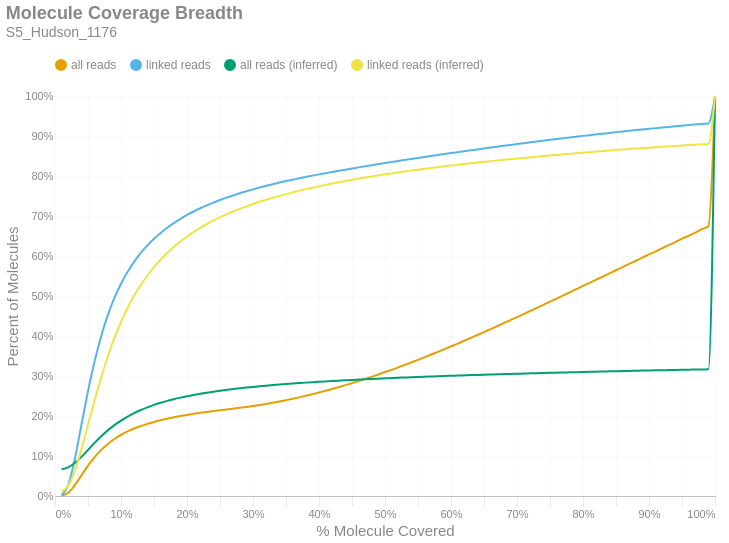

Notebook source saved alongside this figure:
### Markdown cell above
### Molecule Read Coverage
This chart shows molecule coverage breadth as computed by the number of bases aligned to that molecule. In other words, "*how much of each unique long molecule is actually sequenced/aligned?*" Keep in mind there is a distinction between sequences and alignments, since some sequences belonging to a particular molecule may not align well and wouldn't appear in the alignment data. This chart also shows molecule coverage breadth as computed by the *inferred fragment* from which the aligned sequences originate. Unlike read coverage, this calculation takes into account the total insert size, including unsequenced gaps between the forward and reverse reads. Like the previous figures, these are cumulative percents.

### Code cell
if SKIPLR:
    print_html(f"Skipped")
else:
    binned_df = consolidated_hist(valids['coverage_bp'], mask, 0.01, True)
    binned_df_inf = consolidated_hist(valids['coverage_inserts'], mask, 0.01, True)
    binned_df = binned_df.with_columns(pl.lit(binned_df_inf['all reads (cumsum)']).alias('all reads (inferred)'))
    binned_df = binned_df.with_columns(pl.lit(binned_df_inf['linked reads (cumsum)']).alias('linked reads (inferred)'))
    binned_df = binned_df.with_columns(
        (pl.col('bin').cast(pl.Float64) + 0.01).alias('right_edge')
    )

    with SafeRender(binned_df):
        (
            density_plot(binned_df, 'Molecule Coverage Breadth', samplename, 'molcov', ['all reads (inferred)','linked reads (inferred)'])
            .encode(
                #x=alt.X('bin:Q', title="% Molecule Covered").axis(format = '%').scale(padding=0),
                x=alt.X('right_edge:Q', title="% Molecule Covered").axis(format='%').scale(padding=0),
                y=alt.Y('value:Q', title='Percent of Molecules')
                    .axis(format='%')
                    .stack(False)
                    .scale(domainMin=0, padding=0),
                color=alt.Color("key:N").scale(domain = ["all reads", "linked reads", "all reads (inferred)", "linked reads (inferred)"]),
                tooltip = [
                    alt.Tooltip("key:N", title = "Data Type"),
                    alt.Tooltip("range_label:N", title="% Molecule Covered"),
                    alt.Tooltip("value:Q", format = ".2%", title="% Molecules")
                ]
            )
        ).display()

### Figure 1 — Vega-Lite specification as saved in the notebook (floating-point values rounded to 4 significant figures)
{"width": "container", "height": 400, "config": {"title": {"anchor": "start", "dy": -15, "fontSize": 18, "color": "#888888", "subtitleColor": "#888888", "subtitleFontSize": 14}, "arc": {"fill": "#0072B2"}, "axis": {"domainColor": "#888888", "domainWidth": 0.5, "gridWidth": 0.2, "grid": false, "titleFontWeight": 400, "titleFontSize": 15, "labelFontSize": 11, "labelColor": "#888888", "tickColor": "#888888", "tickWidth": 0.2, "titleColor": "#888888"}, "axisBand": {"grid": false}, "axisX": {"grid": true, "tickSize": 10, "domainCap": "round"}, "axisY": {"domain": false, "grid": true, "tickSize": 0, "domainCap": "round"}, "background": "transparent", "header": {"labelFontSize": 15, "labelColor": "#888888", "titleFontSize": 15, "titleFontWeight": 600, "titleColor": "#888888"}, "legend": {"labelFont": "sans-serif", "labelFontSize": 12, "labelColor": "#888888", "symbolSize": 100, "symbolType": "circle", "titleFontSize": 12, "titlePadding": 10, "titleColor": "#888888", "title": null, "orient": "top"}, "range": {"category": ["#E69F00", "#56B4E9", "#009E73", "#F0E442", "#0072B2", "#D55E00", "#CC79A7", "#000000"], "diverging": ["#cfe8f3", "#a2d4ec", "#73bfe2", "#46abdb", "#1696d2", "#12719e"]}, "area": {"fill": "#0072B2", "fillOpacity": 0.7, "line": true, "strokeOpacity": 0.7}, "line": {"color": "#0072B2", "stroke": "#0072B2", "strokeWidth": 2}, "trail": {"color": "#0072B2", "stroke": "#0072B2", "strokeWidth": 0, "size": 1}, "point": {"filled": true, "fillOpacity": 1.0, "size": 95}, "text": {"color": "#888888", "fontSize": 11, "align": "right", "fontWeight": 400, "size": 11}, "bar": {"fill": "#0072B2", "stroke": null}, "view": {"stroke": null, "continuousWidth": 660, "continuousHeight": 400}}, "data": {"name": "data-f9db58ea09fd688a72fc51bbecfcb1a7"}, "mark": {"type": "line", "interpolate": "monotone", "point": {"opacity": 0, "size": 275}}, "encoding": {"color": {"field": "key", "scale": {"domain": ["all reads", "linked reads", "all reads (inferred)", "linked reads (inferred)"]}, "type": "nominal"}, "tooltip": [{"field": "key", "title": "Data Type", "type": "nominal"}, {"field": "range_label", "title": "% Molecule Covered", "type": "nominal"}, {"field": "value", "format": ".2%", "title": "% Molecules", "type": "quantitative"}], "x": {"axis": {"format": "%"}, "field": "right_edge", "scale": {"padding": 0}, "title": "% Molecule Covered", "type": "quantitative"}, "y": {"axis": {"format": "%"}, "field": "value", "scale": {"domainMin": 0, "padding": 0}, "stack": false, "title": "Percent of Molecules", "type": "quantitative"}}, "params": [{"name": "param_c36ac31b6afebe62", "select": {"type": "point", "fields": ["key"]}, "bind": "legend"}], "title": {"text": "Molecule Coverage Breadth", "subtitle": "S5_Hudson_1176"}, "transform": [{"fold": ["all reads (cumsum)", "linked reads (cumsum)", "all reads (inferred)", "linked reads (inferred)"]}, {"calculate": "replace(datum.key, ' (cumsum)', '')", "as": "key"}, {"filter": {"param": "param_c36ac31b6afebe62"}}], "usermeta": {"embedOptions": {"downloadFileName": "S5_Hudson_1176.molcov"}}, "$schema": "https://vega.github.io/schema/vega-lite/v6.1.0.json", "datasets": {"data-f9db58ea09fd688a72fc51bbecfcb1a7": [{"bin": "0.0", "interval": "0.0-0.01", "all reads": 0.0005452, "linked reads": 0.001415, "all reads (cumsum)": 0.0005452, "linked reads (cumsum)": 0.001415, "range_label": "0.0-0.01", "all reads (inferred)": 0.06694, "linked reads (inferred)": 0.01143, "right_edge": 0.01}, {"bin": "0.01", "interval": "0.01-0.02", "all reads": 0.007652, "linked reads": 0.02569, "all reads (cumsum)": 0.008197, "linked reads (cumsum)": 0.0271, "range_label": "0.01-0.02", "all reads (inferred)": 0.07136, "linked reads (inferred)": 0.0256, "right_edge": 0.02}, {"bin": "0.02", "interval": "0.02-0.03", "all reads": 0.01893, "linked reads": 0.06535, "all reads (cumsum)": 0.02712, "linked reads (cumsum)": 0.09245, "range_label": "0.02-0.03", "all reads (inferred)": 0.08229, "linked reads (inferred)": 0.06286, "right_edge": 0.03}, {"bin": "0.03", "interval": "0.03-0.04", "all reads": 0.02442, "linked reads": 0.08496, "all reads (cumsum)": 0.05155, "linked reads (cumsum)": 0.1774, "range_label": "0.03-0.04", "all reads (inferred)": 0.09779, "linked reads (inferred)": 0.1166, "right_edge": 0.04}, {"bin": "0.04", "interval": "0.04-0.05", "all reads": 0.02422, "linked reads": 0.08446, "all reads (cumsum)": 0.07577, "linked reads (cumsum)": 0.2619, "range_label": "0.04-0.05", "all reads (inferred)": 0.1153, "linked reads (inferred)": 0.1777, "right_edge": 0.05}, {"bin": "0.05", "interval": "0.05-0.06", "all reads": 0.02143, "linked reads": 0.07487, "all reads (cumsum)": 0.0972, "linked reads (cumsum)": 0.3367, "range_label": "0.05-0.06", "all reads (inferred)": 0.1327, "linked reads (inferred)": 0.2388, "right_edge": 0.06}, {"bin": "0.06", "interval": "0.06-0.07", "all reads": 0.01808, "linked reads": 0.06316, "all reads (cumsum)": 0.1153, "linked reads (cumsum)": 0.3999, "range_label": "0.06-0.07", "all reads (inferred)": 0.1492, "linked reads (inferred)": 0.2964, "right_edge": 0.07}, {"bin": "0.07", "interval": "0.07-0.08", "all reads": 0.01492, "linked reads": 0.05216, "all reads (cumsum)": 0.1302, "linked reads (cumsum)": 0.4521, "range_label": "0.07-0.08", "all reads (inferred)": 0.1641, "linked reads (inferred)": 0.3488, "right_edge": 0.08}, {"bin": "0.08", "interval": "0.08-0.09", "all reads": 0.01235, "linked reads": 0.04307, "all reads (cumsum)": 0.1425, "linked reads (cumsum)": 0.4951, "range_label": "0.08-0.09", "all reads (inferred)": 0.1772, "linked reads (inferred)": 0.3949, "right_edge": 0.09}, {"bin": "0.09", "interval": "0.09-0.1", "all reads": 0.01023, "linked reads": 0.03564, "all reads (cumsum)": 0.1528, "linked reads (cumsum)": 0.5308, "range_label": "0.09-0.1", "all reads (inferred)": 0.1886, "linked reads (inferred)": 0.435, "right_edge": 0.1}, {"bin": "0.1", "interval": "0.1-0.11", "all reads": 0.008603, "linked reads": 0.02991, "all reads (cumsum)": 0.1614, "linked reads (cumsum)": 0.5607, "range_label": "0.1-0.11", "all reads (inferred)": 0.1986, "linked reads (inferred)": 0.4703, "right_edge": 0.11}, {"bin": "0.11", "interval": "0.11-0.12", "all reads": 0.007309, "linked reads": 0.02538, "all reads (cumsum)": 0.1687, "linked reads (cumsum)": 0.5861, "range_label": "0.11-0.12", "all reads (inferred)": 0.2074, "linked reads (inferred)": 0.501, "right_edge": 0.12}, {"bin": "0.12", "interval": "0.12-0.13", "all reads": 0.006314, "linked reads": 0.0219, "all reads (cumsum)": 0.175, "linked reads (cumsum)": 0.608, "range_label": "0.12-0.13", "all reads (inferred)": 0.215, "linked reads (inferred)": 0.5276, "right_edge": 0.13}, {"bin": "0.13", "interval": "0.13-0.14", "all reads": 0.005409, "linked reads": 0.01868, "all reads (cumsum)": 0.1804, "linked reads (cumsum)": 0.6266, "range_label": "0.13-0.14", "all reads (inferred)": 0.2217, "linked reads (inferred)": 0.5512, "right_edge": 0.14}, {"bin": "0.14", "interval": "0.14-0.15", "all reads": 0.004775, "linked reads": 0.01649, "all reads (cumsum)": 0.1852, "linked reads (cumsum)": 0.6431, "range_label": "0.14-0.15", "all reads (inferred)": 0.2277, "linked reads (inferred)": 0.5723, "right_edge": 0.15}, {"bin": "0.15", "interval": "0.15-0.16", "all reads": 0.00424, "linked reads": 0.01454, "all reads (cumsum)": 0.1894, "linked reads (cumsum)": 0.6577, "range_label": "0.15-0.16", "all reads (inferred)": 0.233, "linked reads (inferred)": 0.591, "right_edge": 0.16}, {"bin": "0.16", "interval": "0.16-0.17", "all reads": 0.003804, "linked reads": 0.013, "all reads (cumsum)": 0.1932, "linked reads (cumsum)": 0.6707, "range_label": "0.16-0.17", "all reads (inferred)": 0.2378, "linked reads (inferred)": 0.6076, "right_edge": 0.17}, {"bin": "0.17", "interval": "0.17-0.18", "all reads": 0.003429, "linked reads": 0.01162, "all reads (cumsum)": 0.1967, "linked reads (cumsum)": 0.6823, "range_label": "0.17-0.18", "all reads (inferred)": 0.2421, "linked reads (inferred)": 0.6228, "right_edge": 0.18}, {"bin": "0.18", "interval": "0.18-0.19", "all reads": 0.003155, "linked reads": 0.0106, "all reads (cumsum)": 0.1998, "linked reads (cumsum)": 0.6929, "range_label": "0.18-0.19", "all reads (inferred)": 0.2459, "linked reads (inferred)": 0.6362, "right_edge": 0.19}, {"bin": "0.19", "interval": "0.19-0.2", "all reads": 0.002883, "linked reads": 0.009604, "all reads (cumsum)": 0.2027, "linked reads (cumsum)": 0.7025, "range_label": "0.19-0.2", "all reads (inferred)": 0.2495, "linked reads (inferred)": 0.6486, "right_edge": 0.2}, {"bin": "0.2", "interval": "0.2-0.21", "all reads": 0.002661, "linked reads": 0.00874, "all reads (cumsum)": 0.2054, "linked reads (cumsum)": 0.7112, "range_label": "0.2-0.21", "all reads (inferred)": 0.2527, "linked reads (inferred)": 0.6598, "right_edge": 0.21}, {"bin": "0.21", "interval": "0.21-0.22", "all reads": 0.002488, "linked reads": 0.008074, "all reads (cumsum)": 0.2078, "linked reads (cumsum)": 0.7193, "range_label": "0.21-0.22", "all reads (inferred)": 0.2556, "linked reads (inferred)": 0.6702, "right_edge": 0.22}, {"bin": "0.22", "interval": "0.22-0.23", "all reads": 0.002328, "linked reads": 0.00741, "all reads (cumsum)": 0.2102, "linked reads (cumsum)": 0.7267, "range_label": "0.22-0.23", "all reads (inferred)": 0.2584, "linked reads (inferred)": 0.6798, "right_edge": 0.23}, {"bin": "0.23", "interval": "0.23-0.24", "all reads": 0.002186, "linked reads": 0.006876, "all reads (cumsum)": 0.2124, "linked reads (cumsum)": 0.7336, "range_label": "0.23-0.24", "all reads (inferred)": 0.2609, "linked reads (inferred)": 0.6885, "right_edge": 0.24}, {"bin": "0.24", "interval": "0.24-0.25", "all reads": 0.002075, "linked reads": 0.006315, "all reads (cumsum)": 0.2144, "linked reads (cumsum)": 0.7399, "range_label": "0.24-0.25", "all reads (inferred)": 0.2632, "linked reads (inferred)": 0.6966, "right_edge": 0.25}, {"bin": "0.25", "interval": "0.25-0.26", "all reads": 0.001985, "linked reads": 0.005974, "all reads (cumsum)": 0.2164, "linked reads (cumsum)": 0.7459, "range_label": "0.25-0.26", "all reads (inferred)": 0.2653, "linked reads (inferred)": 0.7041, "right_edge": 0.26}, {"bin": "0.26", "interval": "0.26-0.27", "all reads": 0.001938, "linked reads": 0.005559, "all reads (cumsum)": 0.2184, "linked reads (cumsum)": 0.7515, "range_label": "0.26-0.27", "all reads (inferred)": 0.2674, "linked reads (inferred)": 0.7113, "right_edge": 0.27}, {"bin": "0.27", "interval": "0.27-0.28", "all reads": 0.00199, "linked reads": 0.00536, "all reads (cumsum)": 0.2203, "linked reads (cumsum)": 0.7568, "range_label": "0.27-0.28", "all reads (inferred)": 0.2693, "linked reads (inferred)": 0.718, "right_edge": 0.28}, {"bin": "0.28", "interval": "0.28-0.29", "all reads": 0.002123, "linked reads": 0.005031, "all reads (cumsum)": 0.2225, "linked reads (cumsum)": 0.7618, "range_label": "0.28-0.29", "all reads (inferred)": 0.2711, "linked reads (inferred)": 0.7242, "right_edge": 0.29}, {"bin": "0.29", "interval": "0.29-0.3", "all reads": 0.002347, "linked reads": 0.004813, "all reads (cumsum)": 0.2248, "linked reads (cumsum)": 0.7667, "range_label": "0.29-0.3", "all reads (inferred)": 0.2727, "linked reads (inferred)": 0.7299, "right_edge": 0.3}, {"bin": "0.3", "interval": "0.3-0.31", "all reads": 0.002553, "linked reads": 0.004502, "all reads (cumsum)": 0.2274, "linked reads (cumsum)": 0.7712, "range_label": "0.3-0.31", "all reads (inferred)": 0.2743, "linked reads (inferred)": 0.7354, "right_edge": 0.31}, {"bin": "0.31", "interval": "0.31-0.32", "all reads": 0.002723, "linked reads": 0.004271, "all reads (cumsum)": 0.2301, "linked reads (cumsum)": 0.7754, "range_label": "0.31-0.32", "all reads (inferred)": 0.2758, "linked reads (inferred)": 0.7406, "right_edge": 0.32}, {"bin": "0.32", "interval": "0.32-0.33", "all reads": 0.002975, "linked reads": 0.00417, "all reads (cumsum)": 0.2331, "linked reads (cumsum)": 0.7796, "range_label": "0.32-0.33", "all reads (inferred)": 0.2772, "linked reads (inferred)": 0.7455, "right_edge": 0.33}, {"bin": "0.33", "interval": "0.33-0.34", "all reads": 0.003115, "linked reads": 0.003975, "all reads (cumsum)": 0.2362, "linked reads (cumsum)": 0.7836, "range_label": "0.33-0.34", "all reads (inferred)": 0.2786, "linked reads (inferred)": 0.7503, "right_edge": 0.34}, {"bin": "0.34", "interval": "0.34-0.35", "all reads": 0.003341, "linked reads": 0.003757, "all reads (cumsum)": 0.2395, "linked reads (cumsum)": 0.7873, "range_label": "0.34-0.35", "all reads (inferred)": 0.2799, "linked reads (inferred)": 0.7548, "right_edge": 0.35}, {"bin": "0.35", "interval": "0.35-0.36", "all reads": 0.003406, "linked reads": 0.003501, "all reads (cumsum)": 0.2429, "linked reads (cumsum)": 0.7908, "range_label": "0.35-0.36", "all reads (inferred)": 0.2811, "linked reads (inferred)": 0.7591, "right_edge": 0.36}, {"bin": "0.36", "interval": "0.36-0.37", "all reads": 0.00367, "linked reads": 0.003441, "all reads (cumsum)": 0.2466, "linked reads (cumsum)": 0.7943, "range_label": "0.36-0.37", "all reads (inferred)": 0.2823, "linked reads (inferred)": 0.7632, "right_edge": 0.37}, {"bin": "0.37", "interval": "0.37-0.38", "all reads": 0.003861, "linked reads": 0.003343, "all reads (cumsum)": 0.2505, "linked reads (cumsum)": 0.7976, "range_label": "0.37-0.38", "all reads (inferred)": 0.2834, "linked reads (inferred)": 0.7672, "right_edge": 0.38}, {"bin": "0.38", "interval": "0.38-0.39", "all reads": 0.004045, "linked reads": 0.003295, "all reads (cumsum)": 0.2545, "linked reads (cumsum)": 0.8009, "range_label": "0.38-0.39", "all reads (inferred)": 0.2845, "linked reads (inferred)": 0.7708, "right_edge": 0.39}, {"bin": "0.39", "interval": "0.39-0.4", "all reads": 0.00428, "linked reads": 0.003183, "all reads (cumsum)": 0.2588, "linked reads (cumsum)": 0.8041, "range_label": "0.39-0.4", "all reads (inferred)": 0.2855, "linked reads (inferred)": 0.7744, "right_edge": 0.4}, {"bin": "0.4", "interval": "0.4-0.41", "all reads": 0.004263, "linked reads": 0.002973, "all reads (cumsum)": 0.263, "linked reads (cumsum)": 0.8071, "range_label": "0.4-0.41", "all reads (inferred)": 0.2865, "linked reads (inferred)": 0.7778, "right_edge": 0.41}, {"bin": "0.41", "interval": "0.41-0.42", "all reads": 0.004462, "linked reads": 0.002945, "all reads (cumsum)": 0.2675, "linked reads (cumsum)": 0.81, "range_label": "0.41-0.42", "all reads (inferred)": 0.2875, "linked reads (inferred)": 0.7812, "right_edge": 0.42}, {"bin": "0.42", "interval": "0.42-0.43", "all reads": 0.004764, "linked reads": 0.002984, "all reads (cumsum)": 0.2723, "linked reads (cumsum)": 0.813, "range_label": "0.42-0.43", "all reads (inferred)": 0.2884, "linked reads (inferred)": 0.7845, "right_edge": 0.43}, {"bin": "0.43", "interval": "0.43-0.44", "all reads": 0.004836, "linked reads": 0.00289, "all reads (cumsum)": 0.2771, "linked reads (cumsum)": 0.8159, "range_label": "0.43-0.44", "all reads (inferred)": 0.2893, "linked reads (inferred)": 0.7875, "right_edge": 0.44}, {"bin": "0.44", "interval": "0.44-0.45", "all reads": 0.005111, "linked reads": 0.002849, "all reads (cumsum)": 0.2822, "linked reads (cumsum)": 0.8187, "range_label": "0.44-0.45", "all reads (inferred)": 0.2902, "linked reads (inferred)": 0.7905, "right_edge": 0.45}, {"bin": "0.45", "interval": "0.45-0.46", "all reads": 0.005206, "linked reads": 0.002805, "all reads (cumsum)": 0.2874, "linked reads (cumsum)": 0.8215, "range_label": "0.45-0.46", "all reads (inferred)": 0.291, "linked reads (inferred)": 0.7934, "right_edge": 0.46}, {"bin": "0.46", "interval": "0.46-0.47", "all reads": 0.005341, "linked reads": 0.002864, "all reads (cumsum)": 0.2928, "linked reads (cumsum)": 0.8244, "range_label": "0.46-0.47", "all reads (inferred)": 0.2918, "linked reads (inferred)": 0.7962, "right_edge": 0.47}, {"bin": "0.47", "interval": "0.47-0.48", "all reads": 0.005567, "linked reads": 0.002715, "all reads (cumsum)": 0.2983, "linked reads (cumsum)": 0.8271, "range_label": "0.47-0.48", "all reads (inferred)": 0.2926, "linked reads (inferred)": 0.7988, "right_edge": 0.48}, {"bin": "0.48", "interval": "0.48-0.49", "all reads": 0.005469, "linked reads": 0.002735, "all reads (cumsum)": 0.3038, "linked reads (cumsum)": 0.8299, "range_label": "0.48-0.49", "all reads (inferred)": 0.2934, "linked reads (inferred)": 0.8016, "right_edge": 0.49}, {"bin": "0.49", "interval": "0.49-0.5", "all reads": 0.006193, "linked reads": 0.002732, "all reads (cumsum)": 0.31, "linked reads (cumsum)": 0.8326, "range_label": "0.49-0.5", "all reads (inferred)": 0.2941, "linked reads (inferred)": 0.8042, "right_edge": 0.5}, {"bin": "0.5", "interval": "0.5-0.51", "all reads": 0.005409, "linked reads": 0.002473, "all reads (cumsum)": 0.3154, "linked reads (cumsum)": 0.8351, "range_label": "0.5-0.51", "all reads (inferred)": 0.2948, "linked reads (inferred)": 0.8066, "right_edge": 0.51}, {"bin": "0.51", "interval": "0.51-0.52", "all reads": 0.006222, "linked reads": 0.002647, "all reads (cumsum)": 0.3216, "linked reads (cumsum)": 0.8377, "range_label": "0.51-0.52", "all reads (inferred)": 0.2955, "linked reads (inferred)": 0.809, "right_edge": 0.52}, {"bin": "0.52", "interval": "0.52-0.53", "all reads": 0.006074, "linked reads": 0.00252, "all reads (cumsum)": 0.3277, "linked reads (cumsum)": 0.8402, "range_label": "0.52-0.53", "all reads (inferred)": 0.2962, "linked reads (inferred)": 0.8113, "right_edge": 0.53}, {"bin": "0.53", "interval": "0.53-0.54", "all reads": 0.006353, "linked reads": 0.00248, "all reads (cumsum)": 0.3341, "linked reads (cumsum)": 0.8427, "range_label": "0.53-0.54", "all reads (inferred)": 0.2969, "linked reads (inferred)": 0.8136, "right_edge": 0.54}, {"bin": "0.54", "interval": "0.54-0.55", "all reads": 0.006355, "linked reads": 0.002484, "all reads (cumsum)": 0.3404, "linked reads (cumsum)": 0.8452, "range_label": "0.54-0.55", "all reads (inferred)": 0.2975, "linked reads (inferred)": 0.8158, "right_edge": 0.55}, {"bin": "0.55", "interval": "0.55-0.56", "all reads": 0.0066, "linked reads": 0.00247, "all reads (cumsum)": 0.347, "linked reads (cumsum)": 0.8477, "range_label": "0.55-0.56", "all reads (inferred)": 0.2982, "linked reads (inferred)": 0.818, "right_edge": 0.56}, {"bin": "0.56", "interval": "0.56-0.57", "all reads": 0.006641, "linked reads": 0.0024, "all reads (cumsum)": 0.3537, "linked reads (cumsum)": 0.8501, "range_label": "0.56-0.57", "all reads (inferred)": 0.2988, "linked reads (inferred)": 0.8201, "right_edge": 0.57}, {"bin": "0.57", "interval": "0.57-0.58", "all reads": 0.006591, "linked reads": 0.002415, "all reads (cumsum)": 0.3602, "linked reads (cumsum)": 0.8525, "range_label": "0.57-0.58", "all reads (inferred)": 0.2994, "linked reads (inferred)": 0.8221, "right_edge": 0.58}, {"bin": "0.58", "interval": "0.58-0.59", "all reads": 0.006865, "linked reads": 0.002458, "all reads (cumsum)": 0.3671, "linked reads (cumsum)": 0.8549, "range_label": "0.58-0.59", "all reads (inferred)": 0.3, "linked reads (inferred)": 0.8241, "right_edge": 0.59}, {"bin": "0.59", "interval": "0.59-0.6", "all reads": 0.00694, "linked reads": 0.002345, "all reads (cumsum)": 0.374, "linked reads (cumsum)": 0.8573, "range_label": "0.59-0.6", "all reads (inferred)": 0.3005, "linked reads (inferred)": 0.826, "right_edge": 0.6}, {"bin": "0.6", "interval": "0.6-0.61", "all reads": 0.006742, "linked reads": 0.002277, "all reads (cumsum)": 0.3808, "linked reads (cumsum)": 0.8596, "range_label": "0.6-0.61", "all reads (inferred)": 0.3011, "linked reads (inferred)": 0.8279, "right_edge": 0.61}, {"bin": "0.61", "interval": "0.61-0.62", "all reads": 0.007317, "linked reads": 0.002376, "all reads (cumsum)": 0.3881, "linked reads (cumsum)": 0.8619, "range_label": "0.61-0.62", "all reads (inferred)": 0.3016, "linked reads (inferred)": 0.8298, "right_edge": 0.62}, {"bin": "0.62", "interval": "0.62-0.63", "all reads": 0.00711, "linked reads": 0.002294, "all reads (cumsum)": 0.3952, "linked reads (cumsum)": 0.8642, "range_label": "0.62-0.63", "all reads (inferred)": 0.3022, "linked reads (inferred)": 0.8317, "right_edge": 0.63}, {"bin": "0.63", "interval": "0.63-0.64", "all reads": 0.007277, "linked reads": 0.002282, "all reads (cumsum)": 0.4025, "linked reads (cumsum)": 0.8665, "range_label": "0.63-0.64", "all reads (inferred)": 0.3027, "linked reads (inferred)": 0.8336, "right_edge": 0.64}, {"bin": "0.64", "interval": "0.64-0.65", "all reads": 0.007243, "linked reads": 0.002263, "all reads (cumsum)": 0.4097, "linked reads (cumsum)": 0.8688, "range_label": "0.64-0.65", "all reads (inferred)": 0.3033, "linked reads (inferred)": 0.8354, "right_edge": 0.65}, {"bin": "0.65", "interval": "0.65-0.66", "all reads": 0.007633, "linked reads": 0.002299, "all reads (cumsum)": 0.4174, "linked reads (cumsum)": 0.8711, "range_label": "0.65-0.66", "all reads (inferred)": 0.3038, "linked reads (inferred)": 0.8371, "right_edge": 0.66}, {"bin": "0.66", "interval": "0.66-0.67", "all reads": 0.007315, "linked reads": 0.002207, "all reads (cumsum)": 0.4247, "linked reads (cumsum)": 0.8733, "range_label": "0.66-0.67", "all reads (inferred)": 0.3043, "linked reads (inferred)": 0.8388, "right_edge": 0.67}, {"bin": "0.67", "interval": "0.67-0.68", "all reads": 0.007591, "linked reads": 0.002227, "all reads (cumsum)": 0.4323, "linked reads (cumsum)": 0.8755, "range_label": "0.67-0.68", "all reads (inferred)": 0.3048, "linked reads (inferred)": 0.8404, "right_edge": 0.68}, {"bin": "0.68", "interval": "0.68-0.69", "all reads": 0.007344, "linked reads": 0.002165, "all reads (cumsum)": 0.4396, "linked reads (cumsum)": 0.8777, "range_label": "0.68-0.69", "all reads (inferred)": 0.3052, "linked reads (inferred)": 0.842, "right_edge": 0.69}, {"bin": "0.69", "interval": "0.69-0.7", "all reads": 0.007692, "linked reads": 0.002194, "all reads (cumsum)": 0.4473, "linked reads (cumsum)": 0.8799, "range_label": "0.69-0.7", "all reads (inferred)": 0.3057, "linked reads (inferred)": 0.8436, "right_edge": 0.7}, {"bin": "0.7", "interval": "0.7-0.71", "all reads": 0.007547, "linked reads": 0.002202, "all reads (cumsum)": 0.4549, "linked reads (cumsum)": 0.8821, "range_label": "0.7-0.71", "all reads (inferred)": 0.3062, "linked reads (inferred)": 0.8452, "right_edge": 0.71}, {"bin": "0.71", "interval": "0.71-0.72", "all reads": 0.007682, "linked reads": 0.002078, "all reads (cumsum)": 0.4625, "linked reads (cumsum)": 0.8841, "range_label": "0.71-0.72", "all reads (inferred)": 0.3066, "linked reads (inferred)": 0.8467, "right_edge": 0.72}, {"bin": "0.72", "interval": "0.72-0.73", "all reads": 0.007761, "linked reads": 0.00212, "all reads (cumsum)": 0.4703, "linked reads (cumsum)": 0.8863, "range_label": "0.72-0.73", "all reads (inferred)": 0.3071, "linked reads (inferred)": 0.8482, "right_edge": 0.73}, {"bin": "0.73", "interval": "0.73-0.74", "all reads": 0.007602, "linked reads": 0.002043, "all reads (cumsum)": 0.4779, "linked reads (cumsum)": 0.8883, "range_label": "0.73-0.74", "all reads (inferred)": 0.3075, "linked reads (inferred)": 0.8498, "right_edge": 0.74}, {"bin": "0.74", "interval": "0.74-0.75", "all reads": 0.008171, "linked reads": 0.00214, "all reads (cumsum)": 0.4861, "linked reads (cumsum)": 0.8904, "range_label": "0.74-0.75", "all reads (inferred)": 0.308, "linked reads (inferred)": 0.8513, "right_edge": 0.75}, {"bin": "0.75", "interval": "0.75-0.76", "all reads": 0.00757, "linked reads": 0.002, "all reads (cumsum)": 0.4936, "linked reads (cumsum)": 0.8924, "range_label": "0.75-0.76", "all reads (inferred)": 0.3084, "linked reads (inferred)": 0.8527, "right_edge": 0.76}, {"bin": "0.76", "interval": "0.76-0.77", "all reads": 0.007803, "linked reads": 0.001973, "all reads (cumsum)": 0.5014, "linked reads (cumsum)": 0.8944, "range_label": "0.76-0.77", "all reads (inferred)": 0.3088, "linked reads (inferred)": 0.8542, "right_edge": 0.77}, {"bin": "0.77", "interval": "0.77-0.78", "all reads": 0.007867, "linked reads": 0.002035, "all reads (cumsum)": 0.5093, "linked reads (cumsum)": 0.8965, "range_label": "0.77-0.78", "all reads (inferred)": 0.3092, "linked reads (inferred)": 0.8555, "right_edge": 0.78}, {"bin": "0.78", "interval": "0.78-0.79", "all reads": 0.007804, "linked reads": 0.001901, "all reads (cumsum)": 0.5171, "linked reads (cumsum)": 0.8984, "range_label": "0.78-0.79", "all reads (inferred)": 0.3096, "linked reads (inferred)": 0.857, "right_edge": 0.79}, {"bin": "0.79", "interval": "0.79-0.8", "all reads": 0.00823, "linked reads": 0.001962, "all reads (cumsum)": 0.5253, "linked reads (cumsum)": 0.9003, "range_label": "0.79-0.8", "all reads (inferred)": 0.3101, "linked reads (inferred)": 0.8583, "right_edge": 0.8}, {"bin": "0.8", "interval": "0.8-0.81", "all reads": 0.007577, "linked reads": 0.001838, "all reads (cumsum)": 0.5329, "linked reads (cumsum)": 0.9022, "range_label": "0.8-0.81", "all reads (inferred)": 0.3104, "linked reads (inferred)": 0.8597, "right_edge": 0.81}, {"bin": "0.81", "interval": "0.81-0.82", "all reads": 0.007796, "linked reads": 0.001876, "all reads (cumsum)": 0.5407, "linked reads (cumsum)": 0.904, "range_label": "0.81-0.82", "all reads (inferred)": 0.3108, "linked reads (inferred)": 0.861, "right_edge": 0.82}, {"bin": "0.82", "interval": "0.82-0.83", "all reads": 0.007964, "linked reads": 0.001883, "all reads (cumsum)": 0.5487, "linked reads (cumsum)": 0.9059, "range_label": "0.82-0.83", "all reads (inferred)": 0.3112, "linked reads (inferred)": 0.8623, "right_edge": 0.83}, {"bin": "0.83", "interval": "0.83-0.84", "all reads": 0.007859, "linked reads": 0.001844, "all reads (cumsum)": 0.5565, "linked reads (cumsum)": 0.9078, "range_label": "0.83-0.84", "all reads (inferred)": 0.3116, "linked reads (inferred)": 0.8636, "right_edge": 0.84}, {"bin": "0.84", "interval": "0.84-0.85", "all reads": 0.007803, "linked reads": 0.001787, "all reads (cumsum)": 0.5643, "linked reads (cumsum)": 0.9095, "range_label": "0.84-0.85", "all reads (inferred)": 0.312, "linked reads (inferred)": 0.8649, "right_edge": 0.85}, {"bin": "0.85", "interval": "0.85-0.86", "all reads": 0.007983, "linked reads": 0.001822, "all reads (cumsum)": 0.5723, "linked reads (cumsum)": 0.9114, "range_label": "0.85-0.86", "all reads (inferred)": 0.3124, "linked reads (inferred)": 0.8662, "right_edge": 0.86}, {"bin": "0.86", "interval": "0.86-0.87", "all reads": 0.007812, "linked reads": 0.00173, "all reads (cumsum)": 0.5801, "linked reads (cumsum)": 0.9131, "range_label": "0.86-0.87", "all reads (inferred)": 0.3127, "linked reads (inferred)": 0.8673, "right_edge": 0.87}, {"bin": "0.87", "interval": "0.87-0.88", "all reads": 0.007956, "linked reads": 0.001686, "all reads (cumsum)": 0.5881, "linked reads (cumsum)": 0.9148, "range_label": "0.87-0.88", "all reads (inferred)": 0.3131, "linked reads (inferred)": 0.8685, "right_edge": 0.88}, {"bin": "0.88", "interval": "0.88-0.89", "all reads": 0.007781, "linked reads": 0.00166, "all reads (cumsum)": 0.5959, "linked reads (cumsum)": 0.9164, "range_label": "0.88-0.89", "all reads (inferred)": 0.3134, "linked reads (inferred)": 0.8697, "right_edge": 0.89}, {"bin": "0.89", "interval": "0.89-0.9", "all reads": 0.008039, "linked reads": 0.001615, "all reads (cumsum)": 0.6039, "linked reads (cumsum)": 0.9181, "range_label": "0.89-0.9", "all reads (inferred)": 0.3138, "linked reads (inferred)": 0.8708, "right_edge": 0.9}, {"bin": "0.9", "interval": "0.9-0.91", "all reads": 0.007445, "linked reads": 0.001584, "all reads (cumsum)": 0.6114, "linked reads (cumsum)": 0.9196, "range_label": "0.9-0.91", "all reads (inferred)": 0.3141, "linked reads (inferred)": 0.8719, "right_edge": 0.91}, {"bin": "0.91", "interval": "0.91-0.92", "all reads": 0.008446, "linked reads": 0.001596, "all reads (cumsum)": 0.6198, "linked reads (cumsum)": 0.9212, "range_label": "0.91-0.92", "all reads (inferred)": 0.3144, "linked reads (inferred)": 0.873, "right_edge": 0.92}, {"bin": "0.92", "interval": "0.92-0.93", "all reads": 0.007208, "linked reads": 0.001458, "all reads (cumsum)": 0.627, "linked reads (cumsum)": 0.9227, "range_label": "0.92-0.93", "all reads (inferred)": 0.3148, "linked reads (inferred)": 0.8741, "right_edge": 0.93}, {"bin": "0.93", "interval": "0.93-0.94", "all reads": 0.00793, "linked reads": 0.001558, "all reads (cumsum)": 0.6349, "linked reads (cumsum)": 0.9243, "range_label": "0.93-0.94", "all reads (inferred)": 0.3151, "linked reads (inferred)": 0.8752, "right_edge": 0.94}, {"bin": "0.94", "interval": "0.94-0.95", "all reads": 0.008386, "linked reads": 0.001558, "all reads (cumsum)": 0.6433, "linked reads (cumsum)": 0.9258, "range_label": "0.94-0.95", "all reads (inferred)": 0.3155, "linked reads (inferred)": 0.8763, "right_edge": 0.95}, {"bin": "0.95", "interval": "0.95-0.96", "all reads": 0.007112, "linked reads": 0.001555, "all reads (cumsum)": 0.6504, "linked reads (cumsum)": 0.9274, "range_label": "0.95-0.96", "all reads (inferred)": 0.3158, "linked reads (inferred)": 0.8773, "right_edge": 0.96}, {"bin": "0.96", "interval": "0.96-0.97", "all reads": 0.008197, "linked reads": 0.001394, "all reads (cumsum)": 0.6586, "linked reads (cumsum)": 0.9288, "range_label": "0.96-0.97", "all reads (inferred)": 0.3161, "linked reads (inferred)": 0.8784, "right_edge": 0.97}, {"bin": "0.97", "interval": "0.97-0.98", "all reads": 0.00829, "linked reads": 0.001347, "all reads (cumsum)": 0.6669, "linked reads (cumsum)": 0.9301, "range_label": "0.97-0.98", "all reads (inferred)": 0.3165, "linked reads (inferred)": 0.8794, "right_edge": 0.98}, {"bin": "0.98", "interval": "0.98-0.99", "all reads": 0.007457, "linked reads": 0.001409, "all reads (cumsum)": 0.6744, "linked reads (cumsum)": 0.9315, "range_label": "0.98-0.99", "all reads (inferred)": 0.3168, "linked reads (inferred)": 0.8803, "right_edge": 0.99}, {"bin": "0.99", "interval": "0.99-1.0", "all reads": 0.3256, "linked reads": 0.06848, "all reads (cumsum)": 1.0, "linked reads (cumsum)": 1.0, "range_label": "0.99-1.0", "all reads (inferred)": 1.0, "linked reads (inferred)": 1.0, "right_edge": 1.0}]}}
